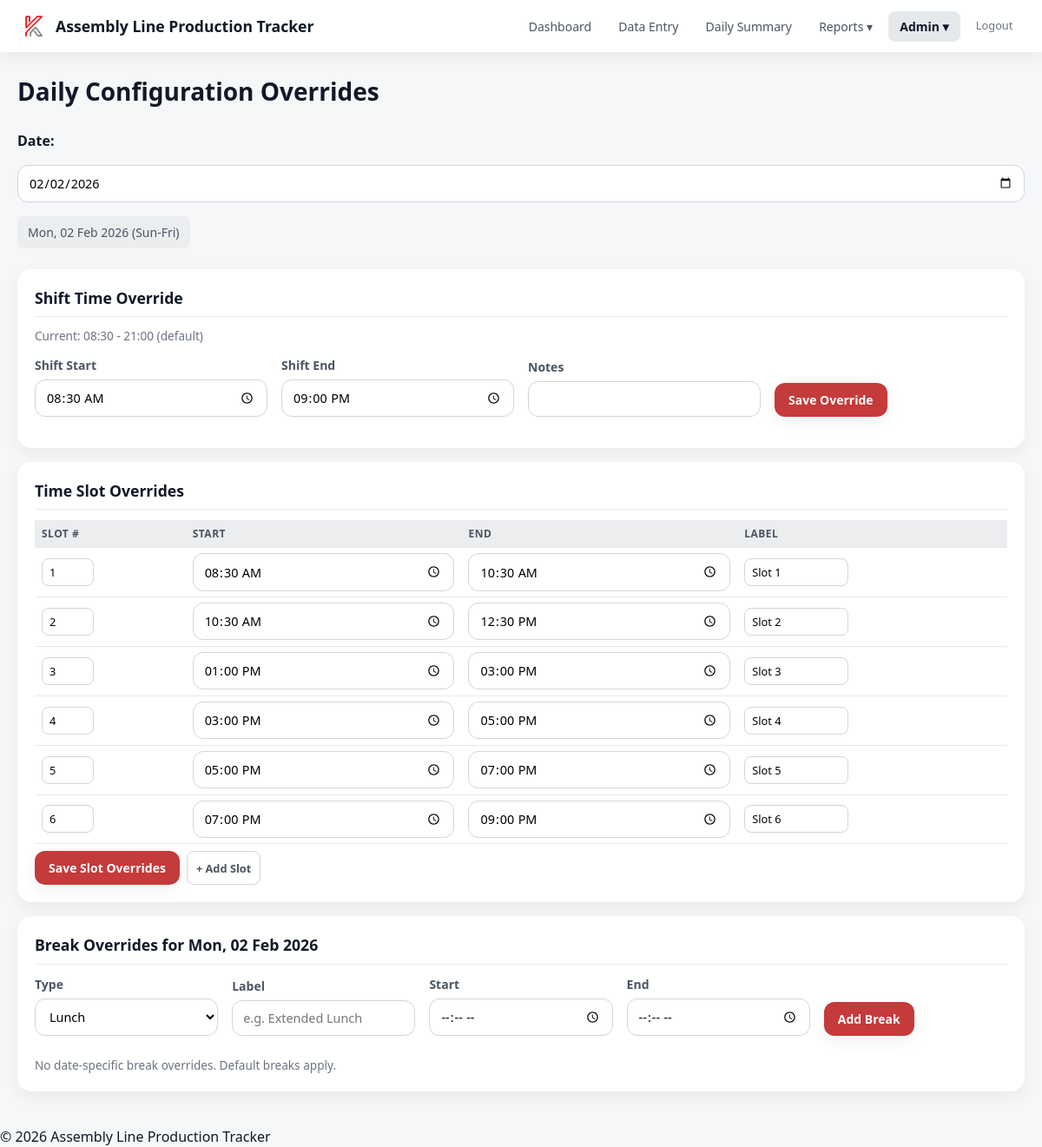
Screenshot of /pages/daily_config.php (signed in) with the database file from the repository.
### tables this page shows
CREATE TABLE IF NOT EXISTS settings (
    id INT UNSIGNED AUTO_INCREMENT PRIMARY KEY,
    setting_key VARCHAR(100) NOT NULL UNIQUE,
    setting_value TEXT,
    description VARCHAR(255),
    updated_at TIMESTAMP DEFAULT CURRENT_TIMESTAMP ON UPDATE CURRENT_TIMESTAMP
);

CREATE TABLE IF NOT EXISTS default_time_slots (
    id INT UNSIGNED AUTO_INCREMENT PRIMARY KEY,
    day_type ENUM('sun_fri','sat') NOT NULL,
    slot_number TINYINT UNSIGNED NOT NULL,
    start_time TIME NOT NULL,
    end_time TIME NOT NULL,
    label VARCHAR(50),
    UNIQUE KEY uq_day_slot (day_type, slot_number)
);

### includes/functions.php (called while the page is built, shortened)
<?php
require_once __DIR__ . '/settings.php';
require_once __DIR__ . '/time_helpers.php';
function h($str): string {
    return htmlspecialchars((string)$str, ENT_QUOTES, 'UTF-8');
}
function formatTime(string $time): string {
    return date('H:i', strtotime($time));
}
function formatDate(string $date): string {
    return date('D, d M Y', strtotime($date));
}

### includes/settings.php (called while the page is built, shortened)
<?php
function getSetting(string $key, string $default = ''): string {
    $db = getDB();
    $stmt = $db->prepare('SELECT setting_value FROM settings WHERE setting_key = ?');
    $stmt->execute([$key]);
    $row = $stmt->fetch();
    return $row ? $row['setting_value'] : $default;
}
function getShiftTimes(string $date): array {
    $dayType = getDayType($date);
    $prefix = ($dayType === 'sat') ? 'default_shift_start_sat' : 'default_shift_start_sun_fri';
    $suffixEnd = ($dayType === 'sat') ? 'default_shift_end_sat' : 'default_shift_end_sun_fri';
    return [
        'start' => getSetting($prefix, '08:00'),
        'end'   => getSetting($suffixEnd, '17:00'),
        'notes' => '',
        'is_override' => false,
    ];
}
function getDayType(string $date): string {
    $dow = date('w', strtotime($date));
    return ($dow == 6) ? 'sat' : 'sun_fri';
}

### includes/time_helpers.php (called while the page is built, shortened)
<?php
require_once __DIR__ . '/settings.php';
function resolveTimeSlots(string $date): array {
    $db = getDB();
    $stmt = $db->prepare('SELECT slot_number, start_time, end_time, label FROM daily_time_slots WHERE production_date = ? ORDER BY slot_number');
    $stmt->execute([$date]);
    $overrides = $stmt->fetchAll();
    $dayType = getDayType($date);
    $stmt = $db->prepare('SELECT slot_number, start_time, end_time, label FROM default_time_slots WHERE day_type = ? ORDER BY slot_number');
    $stmt->execute([$dayType]);
    return $stmt->fetchAll();
}

### pages/daily_config.php (the view, shortened to what this page needs)
<?php
require_once APP_ROOT . '/includes/functions.php';
$baseUrl = '..';
$date = $_GET['date'] ?? date('Y-m-d');
$db = getDB();
$stmt = $db->prepare('SELECT * FROM daily_shift_config WHERE production_date = ?');
$stmt->execute([$date]);
$shiftOverride = $stmt->fetch();
$stmt = $db->prepare('SELECT * FROM daily_time_slots WHERE production_date = ? ORDER BY slot_number');
$stmt->execute([$date]);
$slotOverrides = $stmt->fetchAll();
$stmt = $db->prepare('SELECT * FROM breaks WHERE production_date = ? ORDER BY start_time');
$stmt->execute([$date]);
$breakOverrides = $stmt->fetchAll();
$shiftTimes = getShiftTimes($date);
$defaultSlots = resolveTimeSlots($date);
include APP_ROOT . '/includes/header.php';
?>
<div class="page-header">
    <h1>Daily Configuration Overrides</h1>
</div>
<div class="date-bar">
    <label for="cfg-date">Date:</label>
    <input type="date" id="cfg-date" value="<?= h($date) ?>" onchange="window.location='?date='+this.value">
    <span class="shift-info"><?= formatDate($date) ?> (<?= getDayType($date) === 'sat' ? 'Saturday' : 'Sun-Fri' ?>)</span>
</div>
<div class="card">
    <div class="card-header">Shift Time Override</div>
    <p style="font-size:0.85rem;color:var(--gray-500);margin-bottom:0.75rem;">
        Current: <?= formatTime($shiftTimes['start']) ?> - <?= formatTime($shiftTimes['end']) ?>
        <?= $shiftTimes['is_override'] ? ' <strong>[Override active]</strong>' : ' (default)' ?>
    </p>
    <form method="POST">
        <div class="form-row">
            <div class="form-group">
                <label>Shift Start</label>
                <input type="time" name="shift_start" value="<?= h($shiftOverride ? substr($shiftOverride['shift_start'], 0, 5) : substr($shiftTimes['start'], 0, 5)) ?>" required>
            </div>
            <div class="form-group">
                <label>Shift End</label>
                <input type="time" name="shift_end" value="<?= h($shiftOverride ? substr($shiftOverride['shift_end'], 0, 5) : substr($shiftTimes['end'], 0, 5)) ?>" required>
            </div>
            <div class="form-group">
                <label>Notes</label>
                <input type="text" name="notes" value="<?= h($shiftOverride['notes'] ?? '') ?>">
            </div>
            <div class="form-group">
                <button type="submit" class="btn btn-primary">Save Override</button>
            </div>
        </div>
    </form>
</div>
<div class="card">
    <div class="card-header">
        Time Slot Overrides
    </div>
    <form method="POST">
        <div class="table-responsive">
            <table class="table-compact" id="slot-override-table">
                <thead>
                    <tr>
                        <th>Slot #</th>
                        <th>Start</th>
                        <th>End</th>
                        <th>Label</th>
                    </tr>
                </thead>
                <tbody>
                    <?php
                    $displaySlots = !empty($slotOverrides) ? $slotOverrides : $defaultSlots;
                    foreach ($displaySlots as $s):
                    ?>
                    <tr>
                        <td><input type="number" name="slot_number[]" value="<?= $s['slot_number'] ?>" min="1" style="width:60px"></td>
                        <td><input type="time" name="slot_start[]" value="<?= substr($s['start_time'], 0, 5) ?>"></td>
                        <td><input type="time" name="slot_end[]" value="<?= substr($s['end_time'], 0, 5) ?>"></td>
                        <td><input type="text" name="slot_label[]" value="<?= h($s['label'] ?? '') ?>" style="width:120px"></td>
                    </tr>
                    <?php endforeach; ?>
                </tbody>
            </table>
        </div>
        <div style="margin-top:0.5rem;display:flex;gap:0.5rem;">
            <button type="submit" class="btn btn-primary">Save Slot Overrides</button>
            <button type="button" class="btn btn-sm btn-outline" onclick="addSlotRow()">+ Add Slot</button>
        </div>
    </form>
</div>
<div class="card">
    <div class="card-header">Break Overrides for <?= formatDate($date) ?></div>
    <form method="POST">
        <div class="form-row">
            <div class="form-group">
                <label>Type</label>
                <select name="break_type">
                    <option value="lunch">Lunch</option>
                </select>
            </div>
            <div class="form-group">
                <label>Label</label>
                <input type="text" name="label" placeholder="e.g. Extended Lunch">
            </div>
            <div class="form-group">
                <label>Start</label>
                <input type="time" name="start_time" required>
            </div>
            <div class="form-group">
                <label>End</label>
                <input type="time" name="end_time" required>
            </div>
            <div class="form-group">
                <button type="submit" class="btn btn-primary">Add Break</button>
            </div>
        </div>
    </form>
    <?php if (!empty($breakOverrides)): ?>
    <div class="table-responsive" style="margin-top:1rem;">
        <table class="table-compact">
            <thead>
                <tr>
                    <th>Type</th>
                    <th>Label</th>
                    <th>Start</th>
                    <th>End</th>
                    <th>Actions</th>
                </tr>
            </thead>
            <tbody>
                <?php foreach ($breakOverrides as $b): ?>
                <tr>
                    <td><?= h($b['break_type']) ?></td>
                    <td><?= h($b['label']) ?></td>
                    <td><?= formatTime($b['start_time']) ?></td>
                    <td><?= formatTime($b['end_time']) ?></td>
                    <td>
                        <form method="POST" style="display:inline" onsubmit="return confirm('Delete this break override?')">
                            <input type="hidden" name="action" value="delete_break">
                            <input type="hidden" name="id" value="<?= $b['id'] ?>">
                            <button type="submit" class="btn btn-sm btn-danger">Delete</button>
                        </form>
                    </td>
                </tr>
                <?php endforeach; ?>
            </tbody>
        </table>
    </div>
    <?php else: ?>
        <p style="color:var(--gray-500);font-size:0.85rem;margin-top:0.5rem;">No date-specific break overrides. Default breaks apply.</p>
    <?php endif; ?>
</div>
<?php include APP_ROOT . '/includes/footer.php'; ?>

### includes/header.php (shortened to what this page needs)
<?php
$currentPage = basename($_SERVER['PHP_SELF'], '.php');
$currentDir = basename(dirname($_SERVER['PHP_SELF']));
?>
<!DOCTYPE html>
<html lang="en">
<head>
    <link rel="stylesheet" href="<?= $baseUrl ?? '' ?>/assets/css/style.css">
</head>
<body>
    <nav class="navbar">
        <div class="nav-brand">
            <a href="<?= $baseUrl ?? '' ?>/index.php">
                <img src="<?= $baseUrl ?? '' ?>/assets/images/logo.png" alt="<?= APP_NAME ?>" class="nav-logo">
                <span class="nav-title"><?= APP_NAME ?></span>
            </a>
        </div>
        <div class="nav-links">
            <a href="<?= $baseUrl ?? '' ?>/index.php" class="<?= $currentPage === 'index' ? 'active' : '' ?>">Dashboard</a>
            <a href="<?= $baseUrl ?? '' ?>/pages/production_entry.php" class="<?= in_array($currentPage, ['production_entry', 'downtime_entry']) ? 'active' : '' ?>">Data Entry</a>
            <a href="<?= $baseUrl ?? '' ?>/pages/daily_summary.php" class="<?= $currentPage === 'daily_summary' ? 'active' : '' ?>">Daily Summary</a>
            <div class="nav-dropdown">
                <a href="#" class="<?= $currentDir === 'reports' ? 'active' : '' ?>">Reports &#9662;</a>
            </div>
            <div class="nav-dropdown">
                <a href="#" class="<?= in_array($currentPage, ['manage_groups','manage_time_slots','manage_breaks','manage_reasons','settings_page','daily_config']) ? 'active' : '' ?>">Admin &#9662;</a>
            </div>
            <?php if (session_status() === PHP_SESSION_ACTIVE && !empty($_SESSION['admin_authenticated'])): ?>
                <a href="?logout=1" style="color:var(--neutral-600);font-size:0.8rem;">Logout</a>
            <?php endif; ?>
        </div>
    </nav>
    <main class="container">

### includes/footer.php (shortened to what this page needs)
    </main>
    <footer class="app-footer">
        <p>&copy; <?= date('Y') ?> <?= APP_NAME ?></p>
    </footer>
</body>
</html>

### rows the page displays
settings: setting_value "08:30", shift_start "08:30"
default_time_slots: slot_number "1", start_time "08:30", end_time "10:30", label "Slot 1"
default_time_slots: slot_number "2", start_time "10:30", end_time "12:30", label "Slot 2"
default_time_slots: slot_number "3", start_time "13:00", end_time "15:00", label "Slot 3"
default_time_slots: slot_number "4", start_time "15:00", end_time "17:00", label "Slot 4"
default_time_slots: slot_number "5", start_time "17:00", end_time "19:00", label "Slot 5"
default_time_slots: slot_number "6", start_time "19:00", end_time "21:00", label "Slot 6"

### other values shown
APP_NAME "Assembly Line Production Tracker"
formatDate($date) "Mon, 02 Feb 2026"
formatTime($shiftTimes['end']) "21:00"
